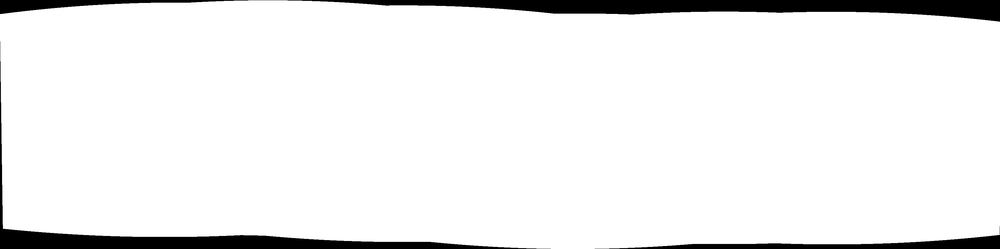
#> input picture mask.png, 1000 x 249 px, shrunk from 3380 x 840 before the run
$ python horizonal_adjacency.py
#> lines starting #> are read from the running program, lines starting #| are printed output that depends on the picture
import cv2 as cv
img = cv.imread("mask.png", 0)
#> img is the input picture: shape (249, 1000); min 0, max 255, mean 237.7

from time import time
import numpy as np
import numba as nb

from cy.cy_horizontal_adjacency import cy_get_horizontal_adjacency

def get_horizontal_adjacency(cells):
    adjacency_horizontal = np.zeros(cells.shape, dtype=int)
    for y in range(cells.shape[0]):
        span = 0
        for x in reversed(range(cells.shape[1])):
            if cells[y, x] > 0:
                span += 1
            else:
                span = 0
            adjacency_horizontal[y, x] = span
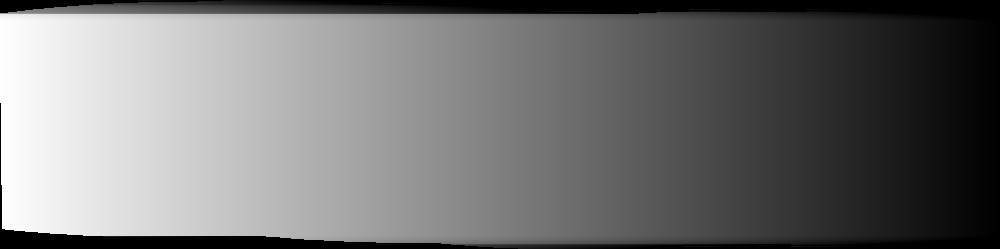
#> adjacency_horizontal: shape (249, 1000) int64; min 0, max 1000, mean 455.4; drawn with min black and max white
    return adjacency_horizontal

@nb.jit('void(uint8[:,::1], int32[:,::1])', parallel=True)
def nb_get_horizontal_adjacency(cells, result):
    for y in nb.prange(cells.shape[0]):
        span = 0
        for x in range(cells.shape[1]-1,-1,-1):
            if cells[y, x] > 0:
                span += 1
            else:
                span = 0
            result[y, x] = span
    return

if __name__ == "__main__":
    ts = time()
    result1 = get_horizontal_adjacency(img)
    te = time()
    print(te-ts) # 3.675

    ts = time()
    result2 = np.zeros((img.shape[0], img.shape[1]), dtype=np.int32)
    nb_get_horizontal_adjacency(img, result2)
    te = time()
    print(te-ts) # 0.002

    ts = time()
#> (the run stopped early here; a loop or call above may not have finished)
